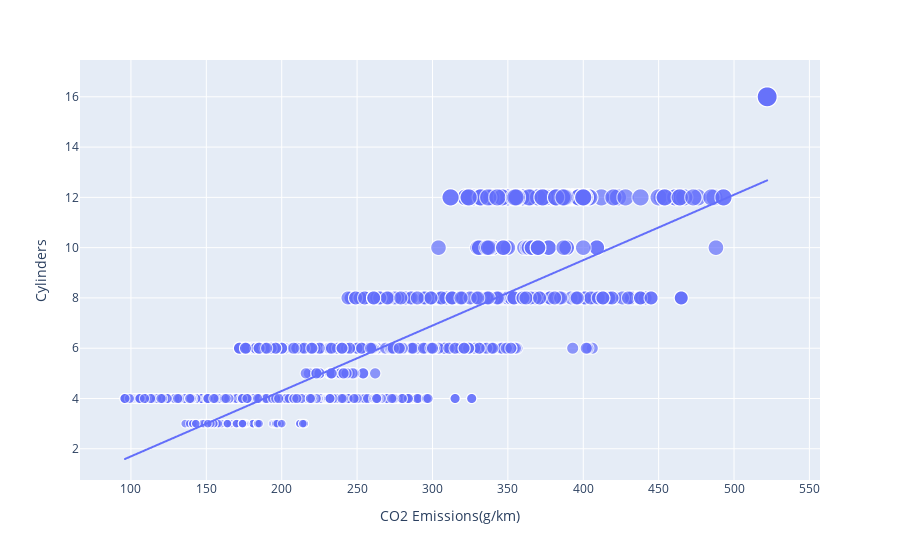

Write notebook code for a chart like this one.
### Markdown cell above
#### 
Analisis : perbandingan antara 2 variable yang memiliki hubungan dimana Engine Size (L) Semakin besar maka emisi yang dihasilkan semakin tinggi

### Code cell
figure = px.scatter(data_frame = df, x= "CO2 Emissions(g/km)", y="Cylinders", size="Cylinders", trendline="ols")
figure.show()

### Figure 1 — Plotly figure (JSON) as saved in the notebook; plotly's stock layout.template omitted (floating-point values rounded to 4 significant figures; data arrays with more than 128 entries replaced by an {"elided": "..."} marker saying what was removed)
{"data": [{"hovertemplate": "CO2 Emissions(g/km)=%{x}<br>Cylinders=%{marker.size}<extra></extra>", "legendgroup": "", "marker": {"color": "#636efa", "size": {"elided": "7385 int values"}, "sizemode": "area", "sizeref": 0.04, "symbol": "circle"}, "mode": "markers", "name": "", "showlegend": false, "type": "scattergl", "x": {"elided": "7385 int values"}, "xaxis": "x", "y": {"elided": "7385 int values"}, "yaxis": "y"}, {"hovertemplate": "<b>OLS trendline</b><br>Cylinders = 0.0260171 * CO2 Emissions(g/km) + -0.904446<br>R<sup>2</sup>=0.693295<br><br>CO2 Emissions(g/km)=%{x}<br>Cylinders=%{y} <b>(trend)</b><extra></extra>", "legendgroup": "", "marker": {"color": "#636efa", "symbol": "circle"}, "mode": "lines", "name": "", "showlegend": false, "type": "scattergl", "x": {"elided": "7385 int values"}, "xaxis": "x", "y": {"elided": "7385 float values"}, "yaxis": "y"}], "layout": {"legend": {"itemsizing": "constant", "tracegroupgap": 0}, "margin": {"t": 60}, "xaxis": {"anchor": "y", "domain": [0, 1], "title": {"text": "CO2 Emissions(g/km)"}}, "yaxis": {"anchor": "x", "domain": [0, 1], "title": {"text": "Cylinders"}}}}
